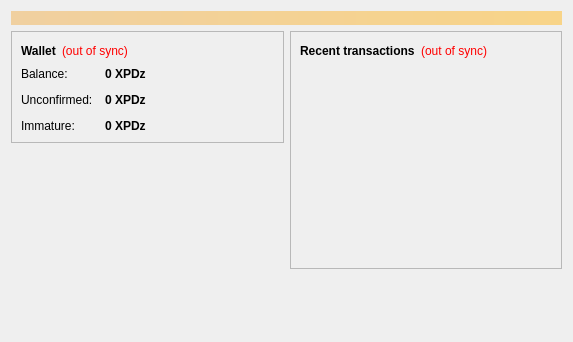
<?xml version="1.0" encoding="UTF-8"?>
<ui version="4.0">
 <class>OverviewPage</class>
 <widget class="QWidget" name="OverviewPage">
  <property name="geometry">
   <rect>
    <x>0</x>
    <y>0</y>
    <width>573</width>
    <height>342</height>
   </rect>
  </property>
  <property name="windowTitle">
   <string>Form</string>
  </property>
  <layout class="QVBoxLayout" name="topLayout">
   <item>
    <widget class="QLabel" name="labelAlerts">
     <property name="visible">
      <bool>false</bool>
     </property>
     <property name="styleSheet">
      <string notr="true">background-color: qlineargradient(x1: 0, y1: 0, x2: 1, y2: 0, stop:0 #F0D0A0, stop:1 #F8D488); color:#000000;</string>
     </property>
     <property name="wordWrap">
      <bool>true</bool>
     </property>
     <property name="margin">
      <number>3</number>
     </property>
    </widget>
   </item>
   <item>
    <layout class="QHBoxLayout" name="horizontalLayout" stretch="1,1">
     <item>
      <layout class="QVBoxLayout" name="verticalLayout_2">
       <item>
        <widget class="QFrame" name="frame">
         <property name="frameShape">
          <enum>QFrame::StyledPanel</enum>
         </property>
         <property name="frameShadow">
          <enum>QFrame::Raised</enum>
         </property>
         <layout class="QVBoxLayout" name="verticalLayout_4">
          <item>
           <layout class="QHBoxLayout" name="horizontalLayout_4">
            <item>
             <widget class="QLabel" name="label_5">
              <property name="font">
               <font>
                <weight>75</weight>
                <bold>true</bold>
               </font>
              </property>
              <property name="text">
               <string>Wallet</string>
              </property>
             </widget>
            </item>
            <item>
             <widget class="QLabel" name="labelWalletStatus">
              <property name="toolTip">
               <string>The displayed information may be out of date. Your wallet automatically synchronizes with the XPDz network after a connection is established, but this process has not completed yet.</string>
              </property>
              <property name="styleSheet">
               <string notr="true">QLabel { color: red; }</string>
              </property>
              <property name="text">
               <string notr="true">(out of sync)</string>
              </property>
              <property name="alignment">
               <set>Qt::AlignLeading|Qt::AlignLeft|Qt::AlignVCenter</set>
              </property>
             </widget>
            </item>
            <item>
             <spacer name="horizontalSpacer_2">
              <property name="orientation">
               <enum>Qt::Horizontal</enum>
              </property>
              <property name="sizeHint" stdset="0">
               <size>
                <width>40</width>
                <height>20</height>
               </size>
              </property>
             </spacer>
            </item>
           </layout>
          </item>
          <item>
           <layout class="QFormLayout" name="formLayout_2">
            <property name="fieldGrowthPolicy">
             <enum>QFormLayout::AllNonFixedFieldsGrow</enum>
            </property>
            <property name="horizontalSpacing">
             <number>12</number>
            </property>
            <property name="verticalSpacing">
             <number>12</number>
            </property>
            <item row="0" column="0">
             <widget class="QLabel" name="label">
              <property name="text">
               <string>Balance:</string>
              </property>
             </widget>
            </item>
            <item row="0" column="1">
             <widget class="QLabel" name="labelBalance">
              <property name="font">
               <font>
                <weight>75</weight>
                <bold>true</bold>
               </font>
              </property>
              <property name="cursor">
               <cursorShape>IBeamCursor</cursorShape>
              </property>
              <property name="toolTip">
               <string>Your current balance</string>
              </property>
              <property name="text">
               <string notr="true">0 XPDz</string>
              </property>
              <property name="textInteractionFlags">
               <set>Qt::LinksAccessibleByMouse|Qt::TextSelectableByKeyboard|Qt::TextSelectableByMouse</set>
              </property>
             </widget>
            </item>
            <item row="1" column="0">
             <widget class="QLabel" name="label_3">
              <property name="text">
               <string>Unconfirmed:</string>
              </property>
             </widget>
            </item>
            <item row="1" column="1">
             <widget class="QLabel" name="labelUnconfirmed">
              <property name="font">
               <font>
                <weight>75</weight>
                <bold>true</bold>
               </font>
              </property>
              <property name="cursor">
               <cursorShape>IBeamCursor</cursorShape>
              </property>
              <property name="toolTip">
               <string>Total of transactions that have yet to be confirmed, and do not yet count toward the current balance</string>
              </property>
              <property name="text">
               <string notr="true">0 XPDz</string>
              </property>
              <property name="textInteractionFlags">
               <set>Qt::LinksAccessibleByMouse|Qt::TextSelectableByKeyboard|Qt::TextSelectableByMouse</set>
              </property>
             </widget>
            </item>
            <item row="2" column="0">
             <widget class="QLabel" name="labelImmatureText">
              <property name="text">
               <string>Immature:</string>
              </property>
             </widget>
            </item>
            <item row="2" column="1">
             <widget class="QLabel" name="labelImmature">
              <property name="font">
               <font>
                <weight>75</weight>
                <bold>true</bold>
               </font>
              </property>
              <property name="toolTip">
               <string>Mined balance that has not yet matured</string>
              </property>
              <property name="text">
               <string notr="true">0 XPDz</string>
              </property>
              <property name="textInteractionFlags">
               <set>Qt::LinksAccessibleByMouse|Qt::TextSelectableByKeyboard|Qt::TextSelectableByMouse</set>
              </property>
             </widget>
            </item>
           </layout>
          </item>
         </layout>
        </widget>
       </item>
       <item>
        <spacer name="verticalSpacer">
         <property name="orientation">
          <enum>Qt::Vertical</enum>
         </property>
         <property name="sizeHint" stdset="0">
          <size>
           <width>20</width>
           <height>40</height>
          </size>
         </property>
        </spacer>
       </item>
      </layout>
     </item>
     <item>
      <layout class="QVBoxLayout" name="verticalLayout_3">
       <item>
        <widget class="QFrame" name="frame_2">
         <property name="frameShape">
          <enum>QFrame::StyledPanel</enum>
         </property>
         <property name="frameShadow">
          <enum>QFrame::Raised</enum>
         </property>
         <layout class="QVBoxLayout" name="verticalLayout">
          <item>
           <layout class="QHBoxLayout" name="horizontalLayout_2">
            <item>
             <widget class="QLabel" name="label_4">
              <property name="text">
               <string>&lt;b&gt;Recent transactions&lt;/b&gt;</string>
              </property>
             </widget>
            </item>
            <item>
             <widget class="QLabel" name="labelTransactionsStatus">
              <property name="toolTip">
               <string>The displayed information may be out of date. Your wallet automatically synchronizes with the XPDz network after a connection is established, but this process has not completed yet.</string>
              </property>
              <property name="styleSheet">
               <string notr="true">QLabel { color: red; }</string>
              </property>
              <property name="text">
               <string notr="true">(out of sync)</string>
              </property>
              <property name="alignment">
               <set>Qt::AlignRight|Qt::AlignTrailing|Qt::AlignVCenter</set>
              </property>
             </widget>
            </item>
            <item>
             <spacer name="horizontalSpacer">
              <property name="orientation">
               <enum>Qt::Horizontal</enum>
              </property>
              <property name="sizeHint" stdset="0">
               <size>
                <width>40</width>
                <height>20</height>
               </size>
              </property>
             </spacer>
            </item>
           </layout>
          </item>
          <item>
           <widget class="QListView" name="listTransactions">
            <property name="styleSheet">
             <string notr="true">QListView { background: transparent; }</string>
            </property>
            <property name="frameShape">
             <enum>QFrame::NoFrame</enum>
            </property>
            <property name="verticalScrollBarPolicy">
             <enum>Qt::ScrollBarAlwaysOff</enum>
            </property>
            <property name="horizontalScrollBarPolicy">
             <enum>Qt::ScrollBarAlwaysOff</enum>
            </property>
            <property name="selectionMode">
             <enum>QAbstractItemView::NoSelection</enum>
            </property>
           </widget>
          </item>
         </layout>
        </widget>
       </item>
       <item>
        <spacer name="verticalSpacer_2">
         <property name="orientation">
          <enum>Qt::Vertical</enum>
         </property>
         <property name="sizeHint" stdset="0">
          <size>
           <width>20</width>
           <height>40</height>
          </size>
         </property>
        </spacer>
       </item>
      </layout>
     </item>
    </layout>
   </item>
  </layout>
 </widget>
 <resources/>
 <connections/>
</ui>
